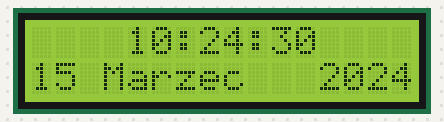
The sketch below on a simulated Arduino Uno, built with avr-gcc and run on an emulated ATmega328P. On the bench: 16×2 character LCD. The local clock reads 2024-03-15 10:24:30 at power-on unless the sketch sets it.

Above: at 0.1 s.
At 4.2 s:
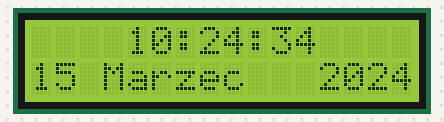
At 9.4 s:
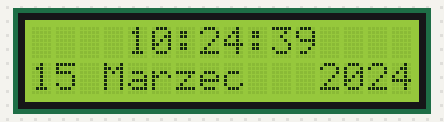
At 18.6 s:
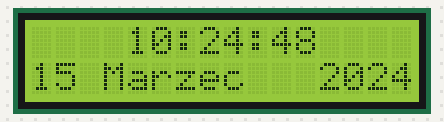
At 27.8 s:
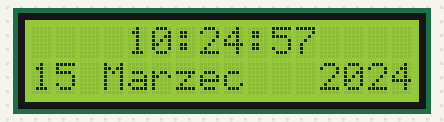
At 38.0 s:
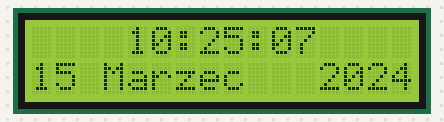

Measured:
- what the display in image 1 shows lasts 1.0 s, from 4.2 s to 5.2 s

The sketch:

sketch_30_09_2019_DS1307_RTC.ino
```cpp
#include <DS1307RTC.h>
#include <Time.h>
#include <Wire.h>
#include <LiquidCrystal_I2C.h>

LiquidCrystal_I2C lcd(0x27, 2, 1, 0, 4, 5, 6, 7, 3, POSITIVE);

const char *monthName[12] = {
  "Styczen", "Luty", "Marzec", "Kwiecien", "Maj", "Czerwiec",
  "Lipiec", "Sierpien", "Wrzesien", "Pazdzie.", "Listopad", "Grudzien"
};

void setup() {
  lcd.begin(16,2);
  lcd.clear();
  lcd.backlight();
}

void loop() {
  tmElements_t tm;

  if (RTC.read(tm)) {
    lcd.setCursor (4,0);
    LCDprint2digits(tm.Hour);
    lcd.print(':');
    LCDprint2digits(tm.Minute);
    lcd.print(':');
    LCDprint2digits(tm.Second);
    lcd.setCursor (0,1);
    lcd.print(tm.Day);
    lcd.setCursor(3,1);
    lcd.print(monthName[tm.Month-1]);
    lcd.setCursor(12,1);
    lcd.print(tmYearToCalendar(tm.Year));
  }
  else {
    if (RTC.chipPresent()) {
      lcd.print("DS1307: SetTime");
    }
    else {
      lcd.print("DS1307: error");
    }
    delay(9000);
  }
  delay(1000);
}

void LCDprint2digits(int number) {
  if (number >= 0 && number < 10) {
    lcd.write('0');
  }
  lcd.print(number);
}
```
